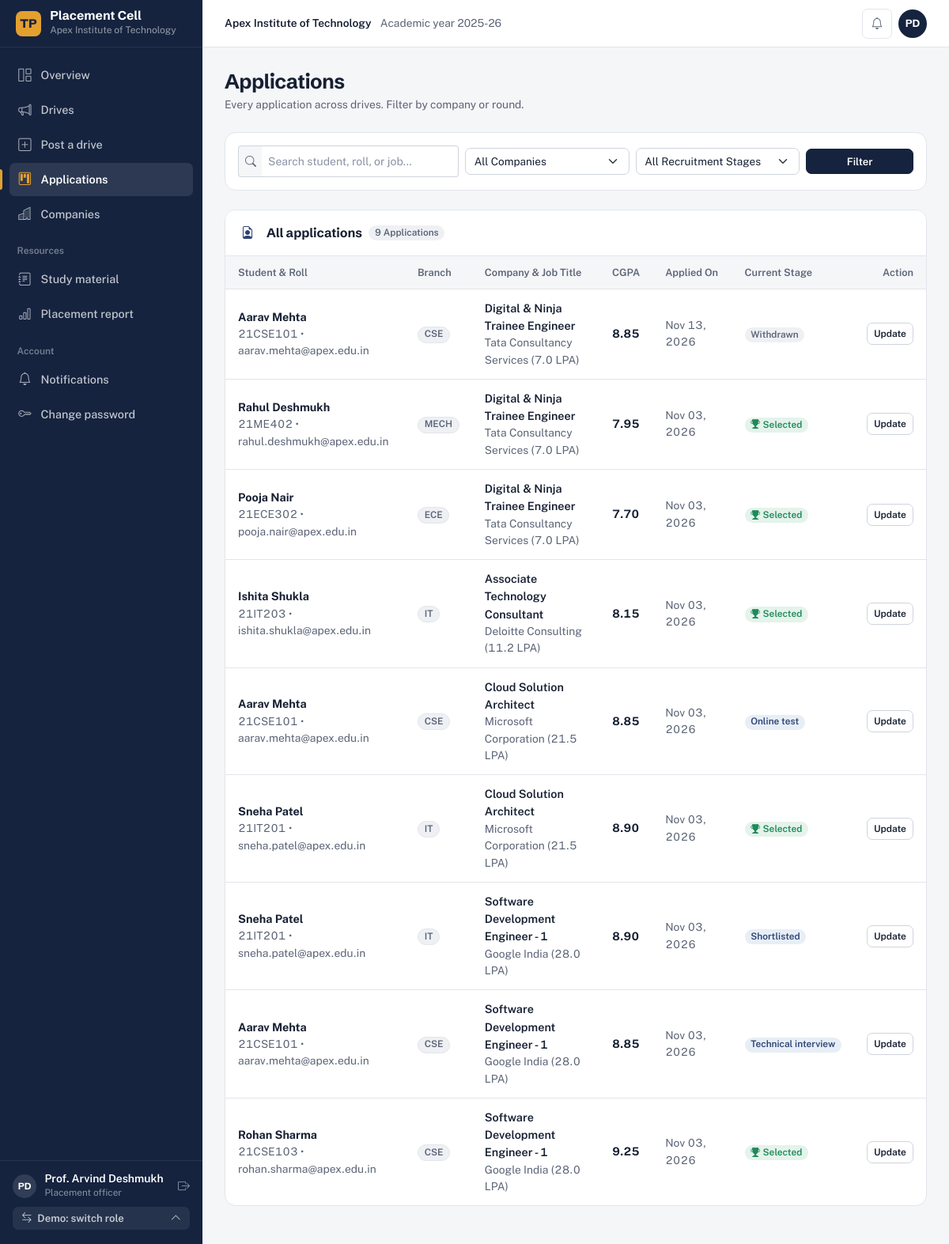
/applications/tracker/ (signed in), run on an earlier commit of the app's database.
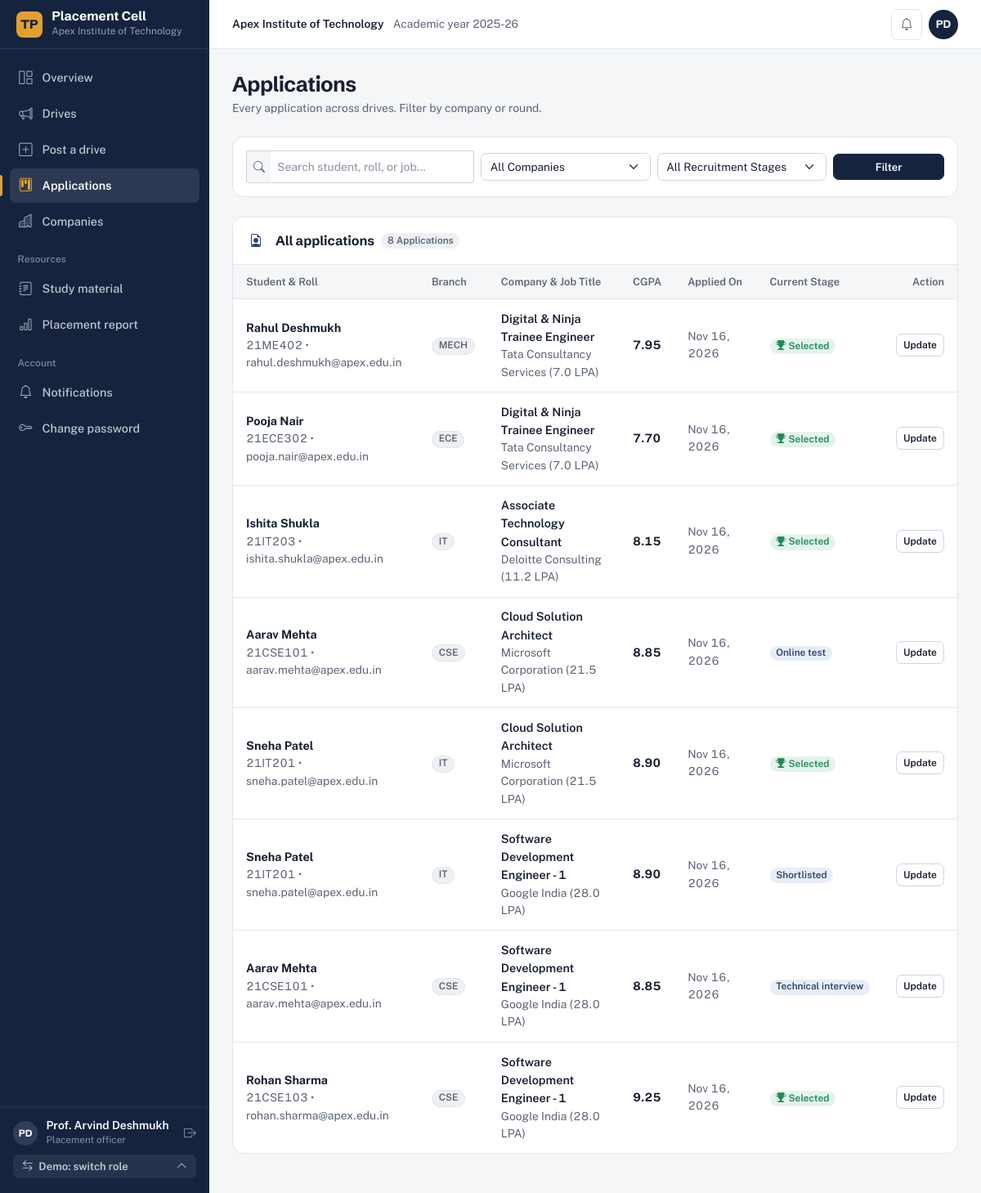
And on a later commit of the database.
### apps/applications/models.py (models this page shows, shortened)
class JobApplication(models.Model):
    job_opening = models.ForeignKey(
        JobOpening,
        on_delete=models.CASCADE,
        related_name='applications'
    )
    student = models.ForeignKey(
        StudentProfile,
        on_delete=models.CASCADE,
        related_name='applications'
    )
    applied_at = models.DateTimeField(default=timezone.now)
    verification_status = models.CharField(
        max_length=30,
        choices=VerificationStatus.choices,
        default=VerificationStatus.PENDING
    )
    verified_by = models.ForeignKey(
        settings.AUTH_USER_MODEL,
        on_delete=models.SET_NULL,
        null=True,
        blank=True,
        related_name='applications_verified'
    )
    verification_notes = models.TextField(blank=True, null=True)
    stage = models.CharField(
        max_length=30,
        choices=ApplicationStage.choices,
        default=ApplicationStage.APPLIED,
        db_index=True
    )
    stage_updated_at = models.DateTimeField(default=timezone.now)
    remarks = models.TextField(blank=True, null=True, help_text="Notes from TPO / Recruiter regarding candidate performance")
    class Meta:
        verbose_name = "Job Application"
        verbose_name_plural = "Job Applications"
        unique_together = ('job_opening', 'student')
        ordering = ['-applied_at']

### apps/students/models.py (models this page shows, shortened)
class StudentProfile(models.Model):
    user = models.OneToOneField(
        settings.AUTH_USER_MODEL,
        on_delete=models.CASCADE,
        related_name='student_profile'
    )
    department = models.ForeignKey(
        Department,
        on_delete=models.PROTECT,
        related_name='students'
    )
    roll_number = models.CharField(
        max_length=50,
        unique=True,
        db_index=True,
        help_text="Institutional Roll Number (e.g. 21CSE104)"
    )
    prn_number = models.CharField(
        max_length=50,
        unique=True,
        db_index=True,
        help_text="Permanent Registration Number (University PRN / USN)"
    )
    gender = models.CharField(
        max_length=20,
        choices=Gender.choices,
        default=Gender.MALE
    )
    date_of_birth = models.DateField(blank=True, null=True)
    batch_year = models.IntegerField(
        db_index=True,
        help_text="Year of Passing (e.g. 2025)"
    )
    degree = models.CharField(
        max_length=50,
        default='B.Tech',
        help_text="Degree (e.g. B.Tech, M.Tech, MCA)"
    )
    tenth_percentage = models.DecimalField(
        max_digits=5,
        decimal_places=2,
        help_text="10th Standard Board Percentage (0.00 to 100.00)"
    )
    twelfth_percentage = models.DecimalField(
        max_digits=5,
        decimal_places=2,
        help_text="12th / Diploma Examination Percentage (0.00 to 100.00)"
    )
    graduation_cgpa = models.DecimalField(
        max_digits=4,
        decimal_places=2,
        help_text="Graduation CGPA on 10.0 scale (0.00 to 10.00)"
    )
    active_backlogs = models.PositiveIntegerField(
        default=0,
        help_text="Current number of live uncleared backlogs"
    )
    history_of_backlogs = models.PositiveIntegerField(
        default=0,
        help_text="Historical total of backlogs cleared"
    )
    resume = models.FileField(
        upload_to='resumes/',
        blank=True,
        null=True,
        help_text="PDF Resume"
    )
    skills = models.TextField(
        blank=True,
        help_text="Comma-separated skills (e.g. Python, Django, SQL, React)"
    )
    linkedin_url = models.URLField(blank=True, null=True)
    github_url = models.URLField(blank=True, null=True)
    placement_status = models.CharField(
        max_length=30,
        choices=PlacementStatus.choices,
        default=PlacementStatus.UNPLACED,
        db_index=True
    )
    placed_company = models.ForeignKey(
        Company,
        on_delete=models.SET_NULL,
        null=True,
        blank=True,
        related_name='hired_students'
    )
    salary_package = models.DecimalField(
        max_digits=6,
        decimal_places=2,
        null=True,
        blank=True,
        help_text="Offered annual package in LPA (e.g. 12.50)"
    )
    created_at = models.DateTimeField(default=timezone.now)
    updated_at = models.DateTimeField(auto_now=True)
    class Meta:
        verbose_name = "Student Profile"
        verbose_name_plural = "Student Profiles"
        ordering = ['roll_number']

### apps/accounts/models.py (models this page shows, shortened)
class User(AbstractBaseUser, PermissionsMixin):
    email = models.EmailField(
        verbose_name='Email Address',
        max_length=255,
        unique=True,
        db_index=True
    )
    first_name = models.CharField(max_length=100)
    last_name = models.CharField(max_length=100)
    role = models.CharField(
        max_length=30,
        choices=UserRole.choices,
        default=UserRole.STUDENT,
        db_index=True
    )
    phone = models.CharField(max_length=20, blank=True, null=True)
    avatar = models.ImageField(upload_to='avatars/', blank=True, null=True)
    is_active = models.BooleanField(default=True)
    is_staff = models.BooleanField(default=False)
    date_joined = models.DateTimeField(default=timezone.now)
    objects = CustomUserManager()
    USERNAME_FIELD = 'email'
    REQUIRED_FIELDS = ['first_name', 'last_name']
    class Meta:
        verbose_name = 'User'
        verbose_name_plural = 'Users'
        ordering = ['-date_joined']
    def get_full_name(self):
        return f"{self.first_name} {self.last_name}".strip()
    @property
    def is_admin(self):
        return self.role == UserRole.ADMIN
    @property
    def is_principal(self):
        return self.role == UserRole.PRINCIPAL
    @property
    def is_tnp_officer(self):
        return self.role == UserRole.TNP_OFFICER
    @property
    def is_student(self):
        return self.role == UserRole.STUDENT
    def get_dashboard_url(self):
        if self.role == UserRole.ADMIN:
            return reverse('admin_panel:dashboard')
        elif self.role == UserRole.PRINCIPAL:
            return reverse('principal_panel:dashboard')
        elif self.role == UserRole.TNP_OFFICER:
            return reverse('tpo_panel:dashboard')
        elif self.role == UserRole.TNP_ASSISTANT:
            return reverse('assistant_panel:dashboard')
        elif self.role == UserRole.STUDENT:
            return reverse('student_panel:dashboard')
        return reverse('core:landing')

### apps/departments/models.py (models this page shows, shortened)
class Department(models.Model):
    code = models.CharField(
        max_length=20,
        unique=True,
        db_index=True,
        help_text="Standard department code (e.g., CSE, IT, ECE, MECH, CIVIL)"
    )
    name = models.CharField(
        max_length=150,
        unique=True,
        help_text="Full department name (e.g., Computer Science and Engineering)"
    )
    description = models.TextField(blank=True, null=True)
    is_active = models.BooleanField(default=True)
    created_at = models.DateTimeField(default=timezone.now)
    updated_at = models.DateTimeField(auto_now=True)
    class Meta:
        verbose_name = "Department"
        verbose_name_plural = "Departments"
        ordering = ['code']

### apps/placements/models.py (models this page shows, shortened)
class JobOpening(models.Model):
    company = models.ForeignKey(
        Company,
        on_delete=models.CASCADE,
        related_name='job_openings'
    )
    title = models.CharField(max_length=150, help_text="Designation (e.g. SDE 1, Graduate Engineer Trainee)")
    role_description = models.TextField()
    job_location = models.CharField(max_length=150, help_text="e.g. Bangalore, Pune, Hybrid")
    package_ctc = models.DecimalField(
        max_digits=6,
        decimal_places=2,
        help_text="Offered compensation in LPA (e.g. 14.50)"
    )
    bond_details = models.CharField(max_length=255, blank=True, null=True, help_text="e.g. No Bond, or 1 Year Service Agreement")
    min_tenth_percentage = models.DecimalField(
        max_digits=5,
        decimal_places=2,
        default=0.00,
        help_text="Minimum 10th standard percentage required (0.00 = No cutoff)"
    )
    min_twelfth_percentage = models.DecimalField(
        max_digits=5,
        decimal_places=2,
        default=0.00,
        help_text="Minimum 12th / Diploma percentage required (0.00 = No cutoff)"
    )
    min_graduation_cgpa = models.DecimalField(
        max_digits=4,
        decimal_places=2,
        default=0.00,
        help_text="Minimum CGPA required on 10.0 scale (0.00 = No cutoff)"
    )
    max_active_backlogs = models.PositiveIntegerField(
        default=0,
        help_text="Maximum allowed live backlogs (e.g. 0)"
    )
    allowed_departments = models.ManyToManyField(
        Department,
        related_name='eligible_job_openings',
        help_text="Academic branches allowed to apply"
    )
    allowed_degrees = models.CharField(
        max_length=255,
        default='B.Tech',
        help_text="Comma-separated degrees (e.g. B.Tech, M.Tech, MCA)"
    )
    allowed_batches = models.CharField(
        max_length=100,
        default='2025,2026',
        help_text="Comma-separated graduation batch years (e.g. 2025, 2026)"
    )
    application_deadline = models.DateTimeField(help_text="Cut-off date & time for student applications")
    drive_date = models.DateField(help_text="Scheduled date for on-campus / virtual drive")
    status = models.CharField(
        max_length=30,
        choices=JobStatus.choices,
        default=JobStatus.PUBLISHED,
        db_index=True
    )
    created_by = models.ForeignKey(
        settings.AUTH_USER_MODEL,
        on_delete=models.SET_NULL,
        null=True,
        blank=True,
        related_name='created_job_openings'
    )
    created_at = models.DateTimeField(default=timezone.now)
    updated_at = models.DateTimeField(auto_now=True)
    class Meta:
        verbose_name = "Job Opening"
        verbose_name_plural = "Job Openings"
        ordering = ['-created_at']

### apps/companies/models.py (models this page shows, shortened)
class Company(models.Model):
    name = models.CharField(max_length=150, unique=True, db_index=True)
    website = models.URLField(blank=True, null=True)
    industry_sector = models.CharField(max_length=100, help_text="e.g. Information Technology, FinTech, Automotive")
    tier = models.CharField(
        max_length=30,
        choices=CompanyTier.choices,
        default=CompanyTier.TIER_2_CORE
    )
    contact_person = models.CharField(max_length=100, help_text="Recruiter / HR Point of Contact")
    contact_email = models.EmailField()
    contact_phone = models.CharField(max_length=20, blank=True, null=True)
    address = models.TextField(blank=True, null=True)
    logo = models.ImageField(upload_to='company_logos/', blank=True, null=True)
    is_active = models.BooleanField(default=True)
    created_at = models.DateTimeField(default=timezone.now)
    updated_at = models.DateTimeField(auto_now=True)
    class Meta:
        verbose_name = "Company"
        verbose_name_plural = "Companies"
        ordering = ['name']

### apps/applications/views.py (the view, shortened to what this page needs)
# urls.py: path('tracker/', views.central_tracker_view, name='central_tracker'),
@role_required(['TNP_OFFICER', 'ADMIN', 'PRINCIPAL'])
def central_tracker_view(request):
    stage_filter = request.GET.get('stage', '')
    company_filter = request.GET.get('company', '')
    query = request.GET.get('q', '').strip()
    applications_qs = JobApplication.objects.select_related(
        'student__user', 'student__department', 'job_opening__company'
    ).order_by('-applied_at')
    if stage_filter:
        applications_qs = applications_qs.filter(stage=stage_filter)
    if company_filter:
        applications_qs = applications_qs.filter(job_opening__company_id=company_filter)
    from apps.companies.models import Company
    companies = Company.objects.filter(is_active=True).order_by('name')
    paginator = Paginator(applications_qs, 15)
    page_number = request.GET.get('page')
    applications = paginator.get_page(page_number)
    return render(request, 'applications/central_tracker.html', {
        'applications': applications,
        'companies': companies,
        'stages': ApplicationStage.choices,
        'selected_stage': stage_filter,
        'selected_company': company_filter,
        'query': query,
        'total_count': applications_qs.count(),
        'active_nav': 'applications'
    })

### templates/applications/central_tracker.html (shortened to what this page needs)
{% extends 'base/dashboard_base.html' %}
{% block content %}
<div class="d-flex justify-content-between align-items-center mb-4 flex-wrap gap-2">
  <div>
    <h1 class="page-title">Applications</h1>
    <p class="text-muted small mb-0">Every application across drives. Filter by company or round.</p>
  </div>
</div>
<div class="tpms-card mb-4 p-3">
  <form method="GET" class="row g-2 align-items-center">
    <div class="col-md-4">
      <div class="input-group input-group-sm">
        <span class="input-group-text bg-light border-end-0"><i class="bi bi-search text-muted"></i></span>
        <input type="text" name="q" class="form-control border-start-0" placeholder="Search student, roll, or job..." value="{{ query }}">
      </div>
    </div>
    <div class="col-md-3">
      <select name="company" class="form-select form-select-sm">
        <option value="">All Companies</option>
      </select>
    </div>
    <div class="col-md-3">
      <select name="stage" class="form-select form-select-sm">
        <option value="">All Recruitment Stages</option>
      </select>
    </div>
    <div class="col-md-2 d-flex gap-2">
      <button type="submit" class="btn btn-sm btn-primary w-100">Filter</button>
    </div>
  </form>
</div>
<div class="tpms-card">
  <div class="tpms-card-header flex-wrap gap-2">
    <div class="d-flex align-items-center gap-2">
      <span class="tpms-card-title"><i class="bi bi-file-earmark-person me-2 text-primary"></i> All applications</span>
      <span class="badge bg-light text-dark">{% if total_count %}{{ total_count }}{% else %}{{ applications|length }}{% endif %} Applications</span>
    </div>
  </div>
  <div class="tpms-card-body p-0">
    <div class="tpms-table-container border-0">
      <table class="tpms-table" id="trackerTable">
        <thead>
          <tr>
            <th>Student & Roll</th>
            <th>Branch</th>
            <th>Company & Job Title</th>
            <th>CGPA</th>
            <th>Applied On</th>
            <th>Current Stage</th>
            <th class="text-end">Action</th>
          </tr>
        </thead>
        <tbody>
          {% for app in applications %}
            <tr>
              <td>
                <div class="fw-bold text-dark">{{ app.student.user.get_full_name }}</div>
                <div class="text-muted small">{{ app.student.roll_number }} • {{ app.student.user.email }}</div>
              </td>
              <td><span class="badge bg-light text-dark border">{{ app.student.department.code }}</span></td>
              <td>
                <div class="fw-semibold text-dark">{{ app.job_opening.title }}</div>
                <div class="text-muted small">{{ app.job_opening.company.name }} ({{ app.job_opening.package_ctc|floatformat:1 }} LPA)</div>
              </td>
              <td><strong>{{ app.student.graduation_cgpa }}</strong></td>
              <td class="text-muted small">{{ app.applied_at|date:"M d, Y" }}</td>
              <td>
                {% if app.stage == 'OFFERED' %}
                  <span class="badge bg-success-subtle text-success"><i class="bi bi-trophy-fill"></i> Selected</span>
                {% elif app.stage == 'REJECTED' %}
                  <span class="badge bg-danger-subtle text-danger">Not Selected</span>
                {% elif app.stage == 'WITHDRAWN' %}
                  <span class="badge bg-secondary-subtle text-secondary">Withdrawn</span>
                {% else %}
                  <span class="badge bg-primary-subtle text-primary">{{ app.get_stage_display }}</span>
                {% endif %}
              </td>
              <td class="text-end">
                <a href="{% url 'applications:update_stage' app.id %}" class="btn btn-sm btn-outline-primary py-1 px-2" style="font-size: 0.75rem;">
                  Update
                </a>
              </td>
            </tr>
          {% empty %}
            <tr>
              <td colspan="7" class="text-center py-4 text-muted">No applications found matching the selected criteria.</td>
            </tr>
          {% endfor %}
        </tbody>
      </table>
    </div>
  </div>
</div>
{% endblock %}

What changed in the data, as far as the page shows it:
removed JobApplication: student.user.get_full_name "Aarav Mehta", student.roll_number "21CSE101", student.user.email "aarav.mehta@apex.edu.in", student.department.code "CSE", job_opening "Digital & Ninja Trainee Engineer", job_opening.company.name "Tata Consultancy Services", job_opening.package_ctc "7.0", student.graduation_cgpa "8.85", applied_at "Nov 13, 2026", stage "Withdrawn"
changed JobApplication "Rahul Deshmukh": applied_at "Nov 03, 2026" → "Nov 16, 2026"
changed JobApplication "Pooja Nair": applied_at "Nov 03, 2026" → "Nov 16, 2026"
changed JobApplication "Ishita Shukla": applied_at "Nov 03, 2026" → "Nov 16, 2026"
changed JobApplication "Online test": applied_at "Nov 03, 2026" → "Nov 16, 2026"
changed JobApplication (number 5 of 8 on the later page): applied_at "Nov 03, 2026" → "Nov 16, 2026"
changed JobApplication "Shortlisted": applied_at "Nov 03, 2026" → "Nov 16, 2026"
changed JobApplication "Technical interview": applied_at "Nov 03, 2026" → "Nov 16, 2026"
changed JobApplication "Rohan Sharma": applied_at "Nov 03, 2026" → "Nov 16, 2026"
Also different on the page:
{{ total_count }}: "9" → "8"
